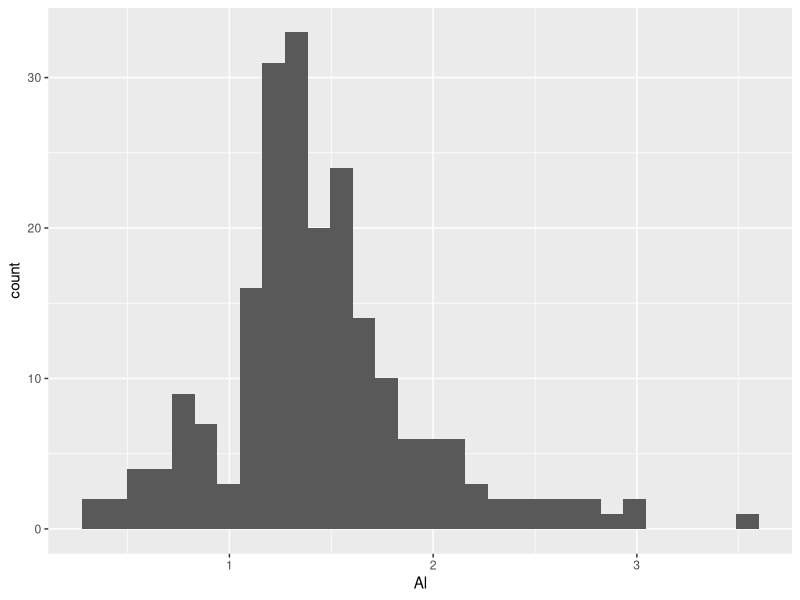
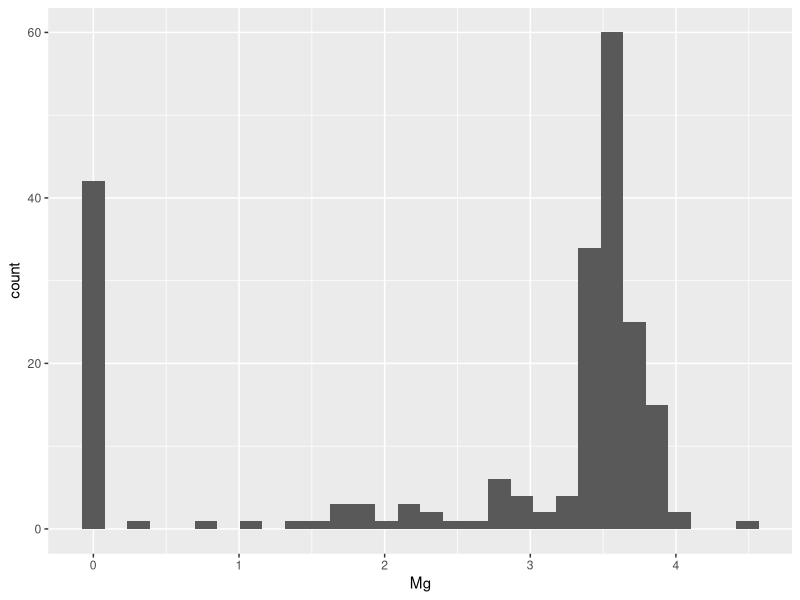
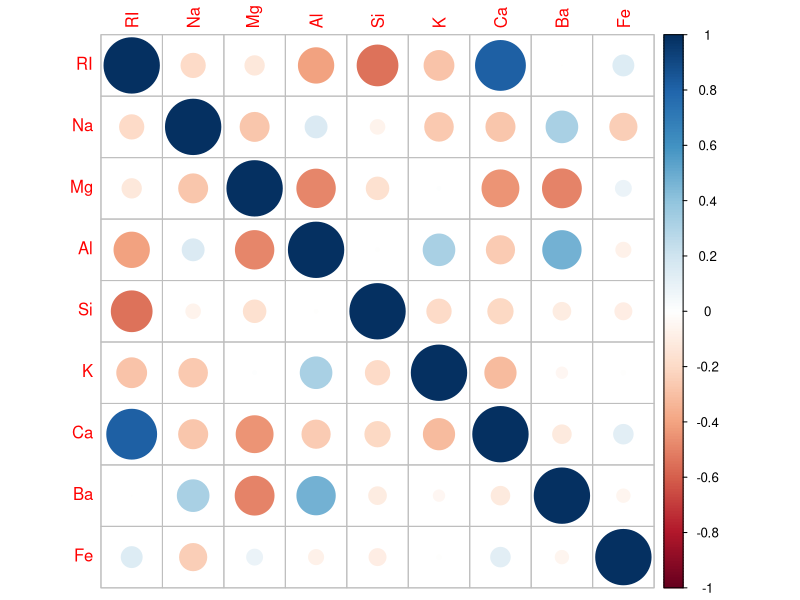
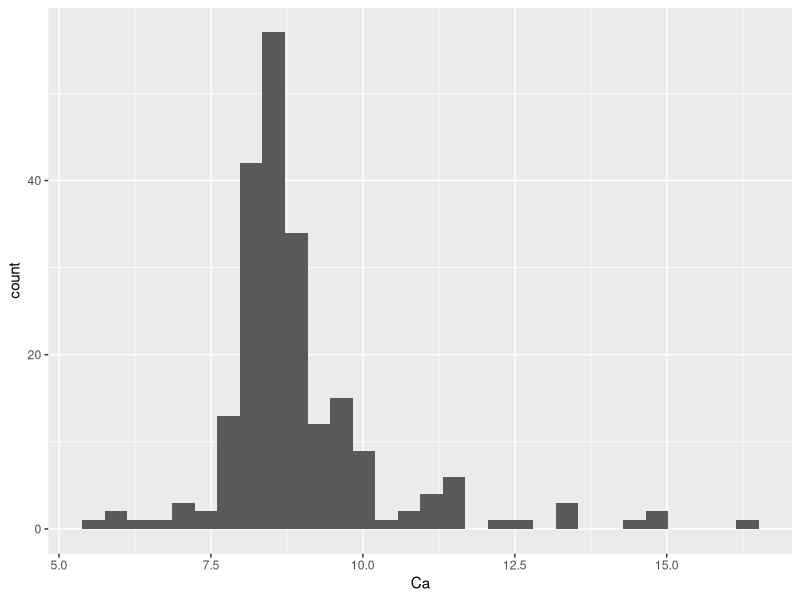
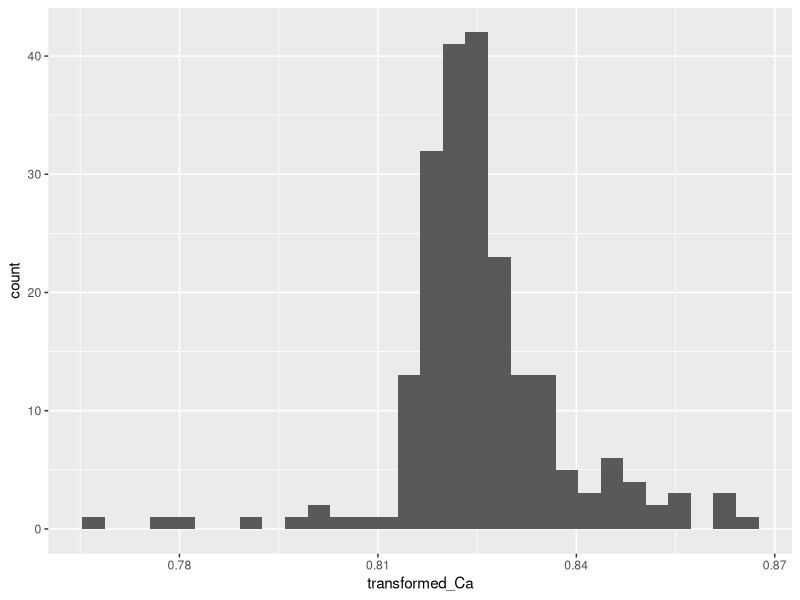
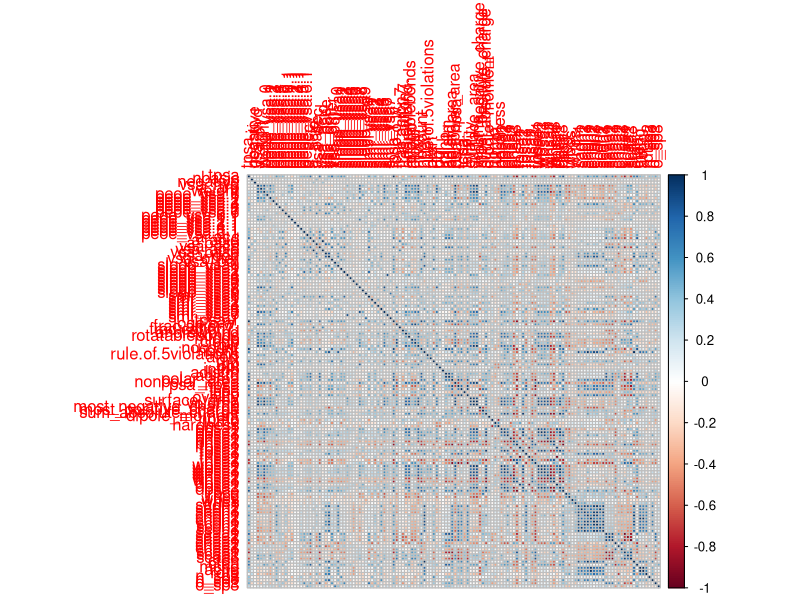
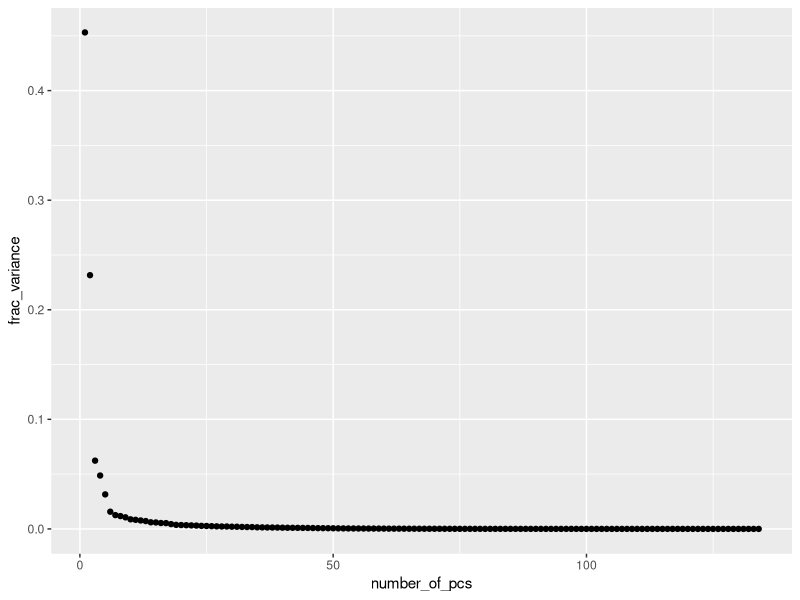

Source code (R) for these figures, in order:
## ---- chunk 1
knitr::opts_chunk$set(echo = TRUE)
## ---- chunk 2
library(ggplot2)
library(caret)
library(mlbench)
library(corrplot)
## ---- chunk 3
RMSE <- function(y, y_hat){
  sq_er <- (y - y_hat)^2
  mean_sq_er <- mean(sq_er)
  rmse <- sqrt(mean_sq_er)
  return(rmse)
}
## ---- chunk 4
data(Glass)
## ---- chunk 5
ggplot(data = Glass) + geom_histogram(mapping = aes(x = Al))
ggplot(data = Glass) + geom_histogram(mapping = aes(x = Mg))
## ---- chunk 6
correlation_matrix <- cor(subset(Glass, select = -c(Type)))
corrplot(correlation_matrix)
## ---- chunk 7
skewness_list <- apply(Glass[,1:9], 2, BoxCoxTrans)
for (col in colnames(Glass)[1:9]){
  print(paste(col, skewness_list[[col]]$skewness))
}
## ---- chunk 8
ggplot(data = Glass) + geom_histogram(mapping = aes(x = Ca))
Glass['transformed_Ca'] <- predict(skewness_list$Ca, Glass$Ca)
ggplot(data = Glass) + geom_histogram(mapping = aes(x = transformed_Ca))
## ---- chunk 9
data("Soybean")
P <- ncol(Soybean)
n <- nrow(Soybean)
degenerate <- function(dist){
  frac_unique <- length(dist) / sum(dist)
  ratio <- sort(dist, decreasing = TRUE)[1] / sort(dist, decreasing = TRUE)[2]
  if ((frac_unique < .1) & (ratio > 20)){
    return(TRUE)
  } else {
    return(FALSE)
  }
}

var_tables <- apply(Soybean, 2, table)
degenerate_features <- sapply(var_tables, degenerate)

Soybean <- Soybean[ ,!degenerate_features]
P <- ncol(Soybean)
## ---- chunk 10
percent_missing <- function(x){
  p_m <- sum(is.na(x)) / length(x)
  return(p_m)
}
## ---- chunk 11
apply(Soybean, 2, percent_missing)
## ---- chunk 12
data(BloodBrain)
## ---- chunk 13
bbb_var_tables <- apply(bbbDescr, 2, table)
degenerate_vec <- sapply(bbb_var_tables, degenerate)
sum(degenerate_vec)
degenerate_vec[degenerate_vec]

var_vec <- apply(bbbDescr, 2, var)
head(sort(var_vec), 10)
## ---- chunk 14
cor_mat <- cor(bbbDescr)
corrplot(cor_mat)
## ---- chunk 15
pc <- prcomp(bbbDescr)
scaled_stdev <- as.data.frame(cbind(pc$sdev / sum(pc$sdev), 1:length(pc$sdev)))
colnames(scaled_stdev) <- c('frac_variance', 'number_of_pcs')
ggplot(data=scaled_stdev) + geom_point(mapping=aes(x=number_of_pcs, y=frac_variance))
